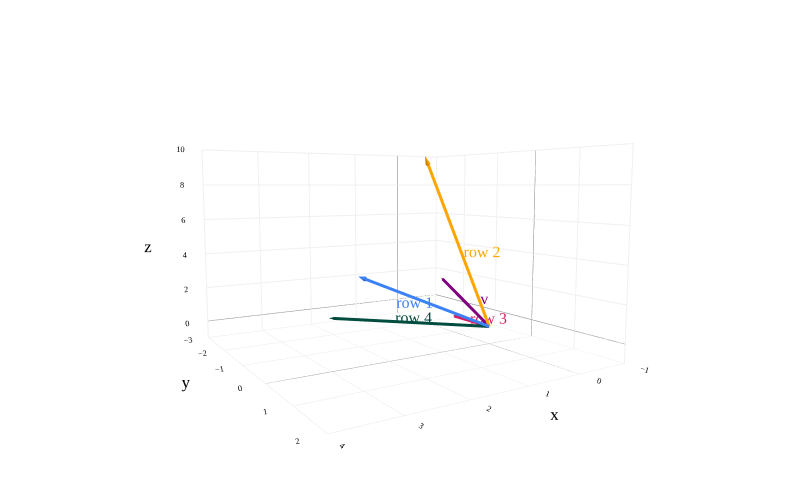

Source (notebook cell):
### Code cell
from utils import plot_vectors

plot_vectors([((3, 1, 4), '#3d81f6', 'row 1'), 
              ((2, 1, 9), 'orange', 'row 2'), 
              ((0, -1, 0), '#d81b60', 'row 3'),
              ((2, -2, 0), '#004d40', 'row 4'),
              ((1, 0, 3), 'purple', 'v')],
              vdeltax=0.8, vdeltay=0.8)

### Figure 1 — Plotly figure (JSON) as saved in the notebook; plotly's stock layout.template omitted (floating-point values rounded to 4 significant figures)
{"data": [{"hovertemplate": "(%{x}, %{y}, %{z})<extra></extra>", "line": {"color": "#3d81f6", "width": 6}, "mode": "lines", "showlegend": false, "type": "scatter3d", "x": [0, 3], "y": [0, 1], "z": [0, 4]}, {"colorscale": [[0, "#3d81f6"], [1, "#3d81f6"]], "hoverinfo": "skip", "showlegend": false, "showscale": false, "sizemode": "raw", "sizeref": 0.4, "type": "cone", "u": [0.3], "v": [0.1], "w": [0.4], "x": [3], "y": [1], "z": [4]}, {"hoverinfo": "skip", "mode": "text", "showlegend": false, "text": ["row 1"], "textfont": {"color": "#3d81f6", "family": "Palatino", "size": 16}, "textposition": "middle center", "type": "scatter3d", "x": [1.626], "y": [0.1205], "z": [2]}, {"hovertemplate": "(%{x}, %{y}, %{z})<extra></extra>", "line": {"color": "orange", "width": 6}, "mode": "lines", "showlegend": false, "type": "scatter3d", "x": [0, 2], "y": [0, 1], "z": [0, 9]}, {"colorscale": [[0, "orange"], [1, "orange"]], "hoverinfo": "skip", "showlegend": false, "showscale": false, "sizemode": "raw", "sizeref": 0.4, "type": "cone", "u": [0.2], "v": [0.1], "w": [0.9], "x": [2], "y": [1], "z": [9]}, {"hoverinfo": "skip", "mode": "text", "showlegend": false, "text": ["row 2"], "textfont": {"color": "orange", "family": "Palatino", "size": 16}, "textposition": "middle center", "type": "scatter3d", "x": [0.6095], "y": [0.5], "z": [4.533]}, {"hovertemplate": "(%{x}, %{y}, %{z})<extra></extra>", "line": {"color": "#d81b60", "width": 6}, "mode": "lines", "showlegend": false, "type": "scatter3d", "x": [0, 0], "y": [0, -1], "z": [0, 0]}, {"colorscale": [[0, "#d81b60"], [1, "#d81b60"]], "hoverinfo": "skip", "showlegend": false, "showscale": false, "sizemode": "raw", "sizeref": 0.4, "type": "cone", "u": [0], "v": [-0.1], "w": [0], "x": [0], "y": [-1], "z": [0]}, {"hoverinfo": "skip", "mode": "text", "showlegend": false, "text": ["row 3"], "textfont": {"color": "#d81b60", "family": "Palatino", "size": 16}, "textposition": "middle center", "type": "scatter3d", "x": [-0.4], "y": [-0.5], "z": [0]}, {"hovertemplate": "(%{x}, %{y}, %{z})<extra></extra>", "line": {"color": "#004d40", "width": 6}, "mode": "lines", "showlegend": false, "type": "scatter3d", "x": [0, 2], "y": [0, -2], "z": [0, 0]}, {"colorscale": [[0, "#004d40"], [1, "#004d40"]], "hoverinfo": "skip", "showlegend": false, "showscale": false, "sizemode": "raw", "sizeref": 0.4, "type": "cone", "u": [0.2], "v": [-0.2], "w": [0], "x": [2], "y": [-2], "z": [0]}, {"hoverinfo": "skip", "mode": "text", "showlegend": false, "text": ["row 4"], "textfont": {"color": "#004d40", "family": "Palatino", "size": 16}, "textposition": "middle center", "type": "scatter3d", "x": [0.7172], "y": [-1.283], "z": [0]}, {"hovertemplate": "(%{x}, %{y}, %{z})<extra></extra>", "line": {"color": "purple", "width": 6}, "mode": "lines", "showlegend": false, "type": "scatter3d", "x": [0, 1], "y": [0, 0], "z": [0, 3]}, {"colorscale": [[0, "purple"], [1, "purple"]], "hoverinfo": "skip", "showlegend": false, "showscale": false, "sizemode": "raw", "sizeref": 0.4, "type": "cone", "u": [0.1], "v": [0], "w": [0.3], "x": [1], "y": [0], "z": [3]}, {"hoverinfo": "skip", "mode": "text", "showlegend": false, "text": ["v"], "textfont": {"color": "purple", "family": "Palatino", "size": 16}, "textposition": "middle center", "type": "scatter3d", "x": [0.1205], "y": [0], "z": [1.547]}], "layout": {"font": {"color": "black", "family": "Palatino", "size": 14}, "height": 500, "margin": {"b": 0, "l": 0, "r": 0, "t": 0}, "paper_bgcolor": "white", "plot_bgcolor": "white", "scene": {"aspectratio": {"x": 1.2, "y": 1.2, "z": 0.8}, "bgcolor": "white", "camera": {"eye": {"x": 1.25, "y": 2, "z": 0.25}}, "xaxis": {"backgroundcolor": "white", "gridcolor": "#f0f0f0", "range": [-1, 4], "showbackground": true, "tickfont": {"size": 10}, "title": {"text": "x"}, "zerolinecolor": "gray"}, "yaxis": {"backgroundcolor": "white", "gridcolor": "#f0f0f0", "range": [-3, 2], "showbackground": true, "tickfont": {"size": 10}, "title": {"text": "y"}, "zerolinecolor": "gray"}, "zaxis": {"backgroundcolor": "white", "gridcolor": "#f0f0f0", "range": [-1, 10], "showbackground": true, "tickfont": {"size": 10}, "title": {"text": "z"}, "zerolinecolor": "gray"}}, "width": 800}}
